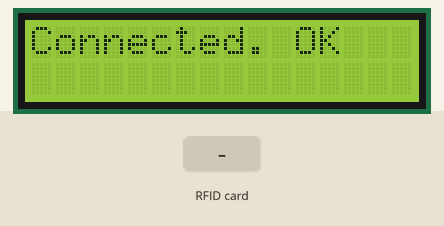
The sketch below on a simulated ESP8266 (NodeMCU). Parts: 16×2 character LCD. The test bench sets the inputs (shaded band). WiFi joins after 1.5 s; servers stay silent unless stated; what the sketch prints to the serial monitor is not drawn.

Above: at 1.96 s.
At 3.0 s:
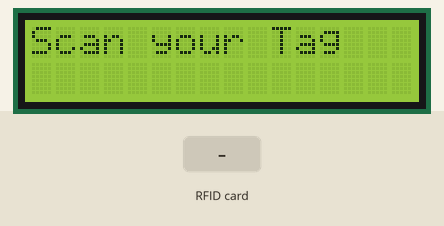
3.1 s: RFID card 5E 7A 19 C4 held to the reader
At 3.52 s:
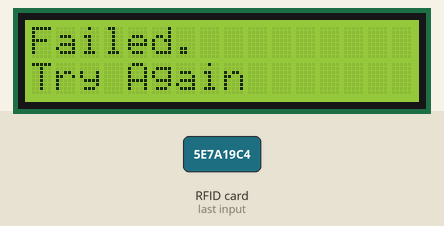
Timing chart, 0 to 6.1 s (numbered marks = the images above; inputs shaded):
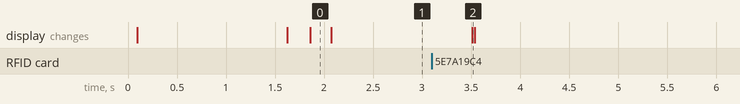

The sketch:

Touchless_attendence_new_2.ino
```cpp
#include <Arduino.h>
#include <ESP8266WiFi.h>
#include <SPI.h>
#include <MFRC522.h>
#include <HTTPSRedirect.h>

#include<Wire.h>
#include<LiquidCrystal_I2C.h>
LiquidCrystal_I2C lcd(0x27, 16, 2);
//---------------------------------------------------------------------------------------------------------
// Enter Google Script Deployment ID:
const char *GScriptId = "*******"; // Add your Google Script ID
String gate_number = "Gate1";
//---------------------------------------------------------------------------------------------------------
// Enter network credentials:
const char* ssid     = "********";  // Wifi username
const char* password = "*********"; // Wifi Password
//---------------------------------------------------------------------------------------------------------
// Enter command (insert_row or append_row) and your Google Sheets sheet name (default is Sheet1):
String payload_base =  "{\"command\": \"insert_row\", \"sheet_name\": \"Sheet1\", \"values\": ";
String payload = "";
//---------------------------------------------------------------------------------------------------------
// Google Sheets setup (do not edit)
const char* host        = "script.google.com";
const int   httpsPort   = 443;
const char* fingerprint = "";
String url = String("/macros/s/") + GScriptId + "/exec";
HTTPSRedirect* client = nullptr;
//------------------------------------------------------------
// Declare variables that will be published to Google Sheets
String student_id;
//------------------------------------------------------------
int blocks[] = {4,5,6,8,9};
#define total_blocks  (sizeof(blocks) / sizeof(blocks[0]))
//------------------------------------------------------------
#define RST_PIN  0  //D3
#define SS_PIN   2  //D4
#define BUZZER   4  //D2
//------------------------------------------------------------
MFRC522 mfrc522(SS_PIN, RST_PIN);
MFRC522::MIFARE_Key key;
MFRC522::StatusCode status;
//------------------------------------------------------------
/* Be aware of Sector Trailer Blocks */
int blockNum = 2;
/* Create another array to read data from Block */
/* Legthn of buffer should be 2 Bytes more than the size of Block (16 Bytes) */
byte bufferLen = 18;
byte readBlockData[18];
//------------------------------------------------------------

/****************************************************************************************************
 * setup Function
****************************************************************************************************/
void setup() {
  //----------------------------------------------------------
  Serial.begin(9600);
  delay(10);
  Serial.println('\n');
  //----------------------------------------------------------
  SPI.begin();
  //----------------------------------------------------------
  //initialize lcd screen
  lcd.begin();
  // turn on the backlight
  lcd.backlight();
  lcd.clear();
  lcd.setCursor(0,0); //col=0 row=0
  lcd.print("Connecting to");
  lcd.setCursor(0,1); //col=0 row=0
  lcd.print("WiFi...");
  //----------------------------------------------------------
  // Connect to WiFi
  WiFi.begin(ssid, password);
  Serial.print("Connecting to ");
  Serial.print(ssid); Serial.println(" ...");

  while (WiFi.status() != WL_CONNECTED) {
    delay(100);
    Serial.print(".");
  }
  Serial.println('\n');
  Serial.println("WiFi Connected!");
  //Serial.print("IP address:\t");
  Serial.println(WiFi.localIP());
  //----------------------------------------------------------
  // Use HTTPSRedirect class to create a new TLS connection
  client = new HTTPSRedirect(httpsPort);
  client->setInsecure();
  client->setPrintResponseBody(true);
  client->setContentTypeHeader("application/json");
  //----------------------------------------------------------
  lcd.clear();
  lcd.setCursor(0,0); //col=0 row=0
  lcd.print("Connecting to");
  lcd.setCursor(0,1); //col=0 row=0
  lcd.print("Google ");
  delay(10);
  //----------------------------------------------------------
  Serial.print("Connecting to ");
  Serial.println(host);
  //----------------------------------------------------------
  // Try to connect for a maximum of 5 times
  bool flag = false;
  for(int i=0; i<5; i++){
    int retval = client->connect(host, httpsPort);
    //*************************************************
    if (retval == 1){
      flag = true;
      String msg = "Connected. OK";
      Serial.println(msg);
      lcd.clear();
      lcd.setCursor(0,0); //col=0 row=0
      lcd.print(msg);
      delay(10);
      break;
    }
    //*************************************************
    else
      Serial.println("Connection failed. Retrying...");
    //*************************************************
  }
  //----------------------------------------------------------
  if (!flag){
    //____________________________________________
    lcd.clear();
    lcd.setCursor(0,0); //col=0 row=0
    lcd.print("Connection fail");
    //____________________________________________
    Serial.print("Could not connect to server: ");
    Serial.println(host);
    delay(10);
    return;
    //____________________________________________
  }
  //----------------------------------------------------------
  delete client;    // delete HTTPSRedirect object
  client = nullptr; // delete HTTPSRedirect object
  //----------------------------------------------------------
}

/****************************************************************************************************
 * loop Function
****************************************************************************************************/
void loop() {
  //Serial.println("[TEST] loop() starts");
  //----------------------------------------------------------------
  static bool flag = false;
  if (!flag){
    client = new HTTPSRedirect(httpsPort);
    client->setInsecure();
    flag = true;
    client->setPrintResponseBody(true);
    client->setContentTypeHeader("application/json");
  }
  if (client != nullptr){
    //when below if condition is TRUE then it takes more time then usual, It means the device
    //is disconnected from the google sheet server and it takes time to connect again
    //NNNNNNNNNNNNNNNNNNNNNNNNNNNNNNNNNNNNNNNNNNNNNNNNNNN
    if (!client->connected()){
      int retval = client->connect(host, httpsPort);
      if (retval != 1){
        Serial.println("Disconnected. Retrying...");
        lcd.clear();
        lcd.setCursor(0,0); //col=0 row=0
        lcd.print("Disconnected.");
        lcd.setCursor(0,1); //col=0 row=0
        lcd.print("Retrying...");
        return; //Reset the loop
      }
    }
    //NNNNNNNNNNNNNNNNNNNNNNNNNNNNNNNNNNNNNNNNNNNNNNNNNNN
  }
  else{Serial.println("Error creating client object!"); Serial.println("else");}
  //----------------------------------------------------------------
  lcd.clear();
  lcd.setCursor(0,0); //col=0 row=0
  lcd.print("Scan your Tag");
  //Serial.println("[TEST] Scan Your Tag");
  /* Initialize MFRC522 Module */
  mfrc522.PCD_Init();
  /* Look for new cards */
  /* Reset the loop if no new card is present on RC522 Reader */
  if ( ! mfrc522.PICC_IsNewCardPresent()) {return;}
  /* Select one of the cards */
  if ( ! mfrc522.PICC_ReadCardSerial()) {return;}
  /* Read data from the same block */
  Serial.println();
  Serial.println(F("Reading last data from RFID..."));
  //----------------------------------------------------------------
  String values = "", data;
  /*
  //creating payload - method 1
  //----------------------------------------------------------------
  ReadDataFromBlock(blocks[0], readBlockData); //student id
  data = String((char*)readBlockData); data.trim();
  student_id = data;
  //----------------------------------------------------------------
  ReadDataFromBlock(blocks[1], readBlockData); //first name
  data = String((char*)readBlockData); data.trim();
  first_name = data;
  //----------------------------------------------------------------
  ReadDataFromBlock(blocks[2], readBlockData); //last name
  data = String((char*)readBlockData); data.trim();
  last_name = data;
  //----------------------------------------------------------------
  ReadDataFromBlock(blocks[3], readBlockData); //phone number
  data = String((char*)readBlockData); data.trim();
  phone_number = data;
  //----------------------------------------------------------------
  ReadDataFromBlock(blocks[4], readBlockData); //address
  data = String((char*)readBlockData); data.trim();
  address = data; data = "";
  //----------------------------------------------------------------
  values = "\"" + student_id + ",";
  values += first_name + ",";
  values += last_name + ",";
  values += phone_number + ",";
  values += address + "\"}";
  //----------------------------------------------------------------*/
  //creating payload - method 2 - More efficient
  for (byte i = 0; i < total_blocks; i++) {
    ReadDataFromBlock(blocks[i], readBlockData);
    //*************************************************
    if(i == 0){
      data = String((char*)readBlockData);
      data.trim();
      student_id = data;
      values = "\"" + data + ",";
    }
    //*************************************************
    /*else if(i == total_blocks-1){
      data = String((char*)readBlockData);
      data.trim();
      values += data + "\"}";
    }*/
    //*************************************************
    else{
      data = String((char*)readBlockData);
      data.trim();
      values += data + ",";
    }
  }
  values += gate_number + "\"}";
  //----------------------------------------------------------------
  // Create json object string to send to Google Sheets
  // values = "\"" + value0 + "," + value1 + "," + value2 + "\"}"
  payload = payload_base + values;
  //----------------------------------------------------------------
  lcd.clear();
  lcd.setCursor(0,0); //col=0 row=0
  lcd.print("Publishing Data");
  lcd.setCursor(0,1); //col=0 row=0
  lcd.print("Please Wait...");
  //----------------------------------------------------------------
  // Publish data to Google Sheets
  Serial.println("Publishing data...");
  Serial.println(payload);
  if(client->POST(url, host, payload)){
    // do stuff here if publish was successful
    Serial.println("[OK] Data published.");
    lcd.clear();
    lcd.setCursor(0,0); //col=0 row=0
    lcd.print("Student ID: "+student_id);
    lcd.setCursor(0,1); //col=0 row=0
    lcd.print("Thanks");
  }
  //----------------------------------------------------------------
  else{
    // do stuff here if publish was not successful
    Serial.println("Error while connecting");
    lcd.clear();
    lcd.setCursor(0,0); //col=0 row=0
    lcd.print("Failed.");
    lcd.setCursor(0,1); //col=0 row=0
    lcd.print("Try Again");
  }
  //----------------------------------------------------------------
  // a delay of several seconds is required before publishing again
  Serial.println("[TEST] delay(10)");
  delay(10);
}


/****************************************************************************************************
 *
****************************************************************************************************/
/****************************************************************************************************
 * ReadDataFromBlock() function
 ****************************************************************************************************/
void ReadDataFromBlock(int blockNum, byte readBlockData[])
{
  //----------------------------------------------------------------------------
  /* Prepare the ksy for authentication */
  /* All keys are set to FFFFFFFFFFFFh at chip delivery from the factory */
  for (byte i = 0; i < 6; i++) {
    key.keyByte[i] = 0xFF;
  }
  //----------------------------------------------------------------------------
  /* Authenticating the desired data block for Read access using Key A */
  status = mfrc522.PCD_Authenticate(MFRC522::PICC_CMD_MF_AUTH_KEY_A, blockNum, &key, &(mfrc522.uid));
  //----------------------------------------------------------------------------s
  if (status != MFRC522::STATUS_OK){
     Serial.print("Authentication failed for Read: ");
     Serial.println(mfrc522.GetStatusCodeName(status));
     return;
  }
  //----------------------------------------------------------------------------
  else {
    Serial.println("Authentication success");
  }
  //----------------------------------------------------------------------------
  /* Reading data from the Block */
  status = mfrc522.MIFARE_Read(blockNum, readBlockData, &bufferLen);
  if (status != MFRC522::STATUS_OK) {
    Serial.print("Reading failed: ");
    Serial.println(mfrc522.GetStatusCodeName(status));
    return;
  }
  //----------------------------------------------------------------------------
  else {
    readBlockData[16] = ' ';
    readBlockData[17] = ' ';
    Serial.println("Block was read successfully");
  }
  //----------------------------------------------------------------------------
}
```

Measured:
- after the input at 3.1 s, the display: changes after 0.41 s (image 2)
